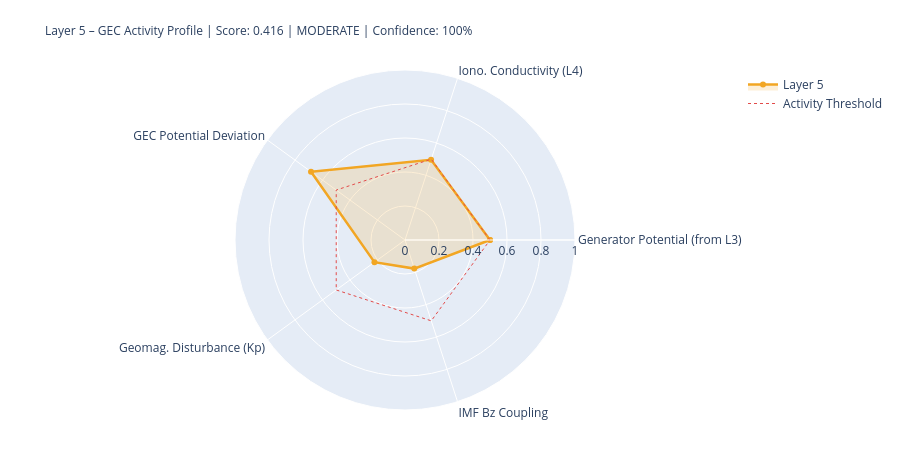

The cell this chart's notebook holds for it:
### Markdown cell above
---
## 5. State Assessment & Handoff to Layer 6

### Code cell
# ============================================================
# LAYER-5-SCORE
# ============================================================

# Components
# 1) Generator activity (Layer-3-driven)
gen_score = norm(generator_strength, 0.3, 2.0)
gen_src   = 'from_layer3' if l3_thunder_score is not None else 'estimated'

# 2) Ionospheric conductivity (Layer-4-driven)
iono_score = norm(iono_cond_factor, 0.7, 1.4)
iono_src   = 'from_layer4' if l4_ioniz is not None else 'estimated'

# 3) GEC potential deviation from reference
pot_score = norm(abs(delta_V_pct), 0, 30)  # 0 = at reference, 1 = 30% deviation
pot_src   = 'derived'

# 4) Geomagnetic disturbance (Kp) – modulates vertical currents
kp_score = norm(kp_val, 0, 9)
kp_src   = 'primary' if kp_now is not None else 'from_layer4'

# 5) IMF Bz coupling (southward = stronger M-I coupling → GEC influence)
bz_score = norm(-(bz_now or 0), -5, 30) if bz_now is not None else None
bz_src   = 'primary' if bz_now is not None else 'missing'

COMPONENTS = {
    'Generator Potential (from L3)':  {'score': gen_score,   'source': 'derived_from_layer3', 'dynamic': True},
    'Iono. Conductivity (L4)':      {'score': iono_score,  'source': iono_src, 'dynamic': True},
    'GEC Potential Deviation':      {'score': pot_score,   'source': pot_src,  'dynamic': True},
    'Geomag. Disturbance (Kp)':         {'score': kp_score,    'source': kp_src,   'dynamic': True},
    'IMF Bz Coupling':               {'score': bz_score,    'source': bz_src,   'dynamic': True},
}

available   = {k: v['score'] for k, v in COMPONENTS.items() if v['score'] is not None}
unavailable = [k for k, v in COMPONENTS.items() if v['score'] is None]
layer5_score = round(sum(available.values()) / len(available), 4) if available else None
confidence   = round(len(available) / len(COMPONENTS), 2)
level = ('unknown' if layer5_score is None
         else 'quiet'   if layer5_score < 0.3
         else 'moderate' if layer5_score < 0.6
         else 'active')
dominant_l5 = max(available, key=available.get) if available else 'none'

# Kp consistency: separate 1-min raw value from score value
kp_1m_raw   = kp_now          # directly from API (can be 0.0 during live measurement)
kp_for_score = kp_val          # from Layer-0 context or estimated value if needed
kp_score_src = kp_src

W = 68
print('=' * W)
print('LAYER 5 – GLOBAL ELECTRIC CIRCUIT – STATE ASSESSMENT')
print('=' * W)
for name, comp in COMPONENTS.items():
    s = comp['score']
    if s is not None:
        bar = '█' * int(s*20) + '░' * (20-int(s*20))
        print(f'  {name:<34} {bar}  {s:.3f}  [{comp["source"]}]')
    else:
        print(f'  {name:<34} {"─"*20}  n/a   [missing]')
print('-' * W)
print(f'  Score:         {layer5_score:.3f}  ({len(available)}/{len(COMPONENTS)} components)')
print(f'  Confidence:    {confidence:.0%}')
print(f'  Level:         {level.upper()}')
print(f'  Dominant:      {dominant_l5}')
print(f'  V_iono:        {V_iono_mod:.1f} kV  (Δ {delta_V_pct:+.1f}% vs. Ref)')
print(f'  I_total:       {I_total_mod:.1f} A   (Δ {delta_I_pct:+.1f}% vs. Ref)')
print('=' * W)

# Radar
cats   = list(available.keys())
vals_r = list(available.values())
if len(cats) >= 3:
    fig = go.Figure()
    fig.add_trace(go.Scatterpolar(
        r=vals_r + [vals_r[0]], theta=cats + [cats[0]],
        fill='toself', fillcolor='rgba(242,166,35,0.18)',
        line=dict(color='#F2A623', width=2.5), name='Layer 5'
    ))
    fig.add_trace(go.Scatterpolar(
        r=[0.5]*(len(cats)+1), theta=cats+[cats[0]],
        line=dict(color='#E24B4A', dash='dot', width=1),
        mode='lines', name='Activity Threshold'
    ))
    fig.update_layout(
        title=dict(
            text=f'Layer 5 – GEC Activity Profile | Score: {layer5_score:.3f} | {level.upper()} | Confidence: {confidence:.0%}',
            font=dict(size=12)
        ),
        polar=dict(radialaxis=dict(visible=True, range=[0,1])),
        height=450, showlegend=True,
        margin=dict(l=80, r=80, t=70, b=40)
    )
    fig.show()

### Figure 1 — Plotly figure (JSON) as saved in the notebook; plotly's stock layout.template omitted (floating-point values rounded to 4 significant figures)
{"data": [{"fill": "toself", "fillcolor": "rgba(242,166,35,0.18)", "line": {"color": "#F2A623", "width": 2.5}, "name": "Layer 5", "r": [0.5, 0.4963, 0.6833, 0.2222, 0.1769, 0.5], "theta": ["Generator Potential (from L3)", "Iono. Conductivity (L4)", "GEC Potential Deviation", "Geomag. Disturbance (Kp)", "IMF Bz Coupling", "Generator Potential (from L3)"], "type": "scatterpolar"}, {"line": {"color": "#E24B4A", "dash": "dot", "width": 1}, "mode": "lines", "name": "Activity Threshold", "r": [0.5, 0.5, 0.5, 0.5, 0.5, 0.5], "theta": ["Generator Potential (from L3)", "Iono. Conductivity (L4)", "GEC Potential Deviation", "Geomag. Disturbance (Kp)", "IMF Bz Coupling", "Generator Potential (from L3)"], "type": "scatterpolar"}], "layout": {"height": 450, "margin": {"b": 40, "l": 80, "r": 80, "t": 70}, "polar": {"radialaxis": {"range": [0, 1], "visible": true}}, "showlegend": true, "title": {"font": {"size": 12}, "text": "Layer 5 – GEC Activity Profile | Score: 0.416 | MODERATE | Confidence: 100%"}}}
